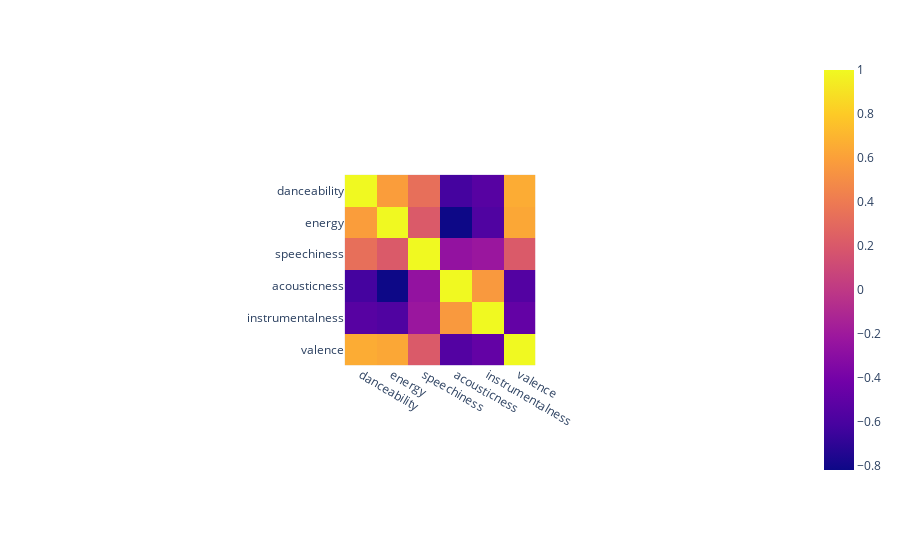

The notebook cell this image was saved under:
### Markdown cell above
### Correlaciones

### Code cell
px.imshow(corr)

### Figure 1 — Plotly figure (JSON) as saved in the notebook; plotly's stock layout.template omitted (floating-point values rounded to 4 significant figures)
{"data": [{"coloraxis": "coloraxis", "hovertemplate": "x: %{x}<br>y: %{y}<br>color: %{z}<extra></extra>", "name": "0", "type": "heatmap", "x": ["danceability", "energy", "speechiness", "acousticness", "instrumentalness", "valence"], "xaxis": "x", "y": ["danceability", "energy", "speechiness", "acousticness", "instrumentalness", "valence"], "yaxis": "y", "z": [[1, 0.5867, 0.3356, -0.6219, -0.5409, 0.6556], [0.5867, 1, 0.2115, -0.8209, -0.5738, 0.6315], [0.3356, 0.2115, 1, -0.2556, -0.2229, 0.2064], [-0.6219, -0.8209, -0.2556, 1, 0.5652, -0.561], [-0.5409, -0.5738, -0.2229, 0.5652, 1, -0.4832], [0.6556, 0.6315, 0.2064, -0.561, -0.4832, 1]]}], "layout": {"autosize": true, "coloraxis": {"colorscale": [[0, "#0d0887"], [0.1111, "#46039f"], [0.2222, "#7201a8"], [0.3333, "#9c179e"], [0.4444, "#bd3786"], [0.5556, "#d8576b"], [0.6667, "#ed7953"], [0.7778, "#fb9f3a"], [0.8889, "#fdca26"], [1, "#f0f921"]]}, "margin": {"t": 60}, "xaxis": {"anchor": "y", "autorange": true, "constrain": "domain", "domain": [0.3676, 0.6324], "range": [-0.5, 5.5], "scaleanchor": "y", "type": "category"}, "yaxis": {"anchor": "x", "autorange": true, "constrain": "domain", "domain": [0, 1], "range": [5.5, -0.5], "type": "category"}}}
